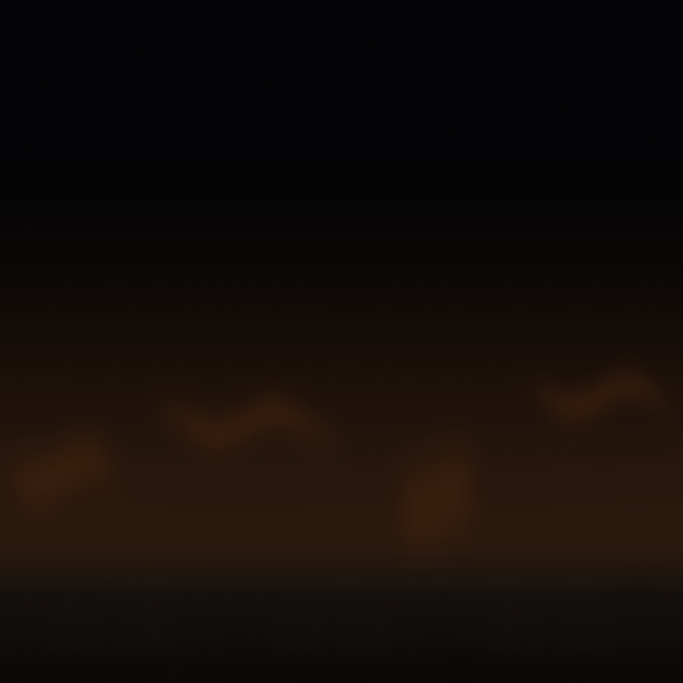
#> input picture pilots/map-rebuild-spike/archive-world-panorama-atlas.png, 2048 x 2048 px, given in place of plate-contract-hill-mine.png, which was not available (shown at 1/3 size)
$ python build_e2_verdict_boards.py
#> lines starting #> are read from the running program, lines starting #| are printed output that depends on the picture; pictures that were not available may be replaced by others from this repository, and a replacement may not be noted
"""Assemble owner boards for the complete authored E2 terrain family."""

from pathlib import Path

from PIL import Image, ImageDraw, ImageFont, ImageOps


ROOT = Path(__file__).resolve().parents[3]
ARTIFACTS = ROOT / "artifacts/map-rebuild-spike"
INK = (10, 9, 7)
GOLD = (224, 187, 92)

MAPS = [
    {
        "key": "hill-mine",
        "name": "THE HILL MINE",
        "mood": ROOT / "assets/raw/plate-contract-hill-mine.png",
        "moodLabel": "SHIPPED PAINTED HILL MINE PLATE",
        "truth": "5 build terraces | 3 rail routes | deep z=-5..5 | ford x=-4..4",
    },
    {
        "key": "trestle",
        "name": "THE TRESTLE",
        "mood": ROOT / "artifacts/e2-trestle/desktop-chrome-crossing.png",
        "moodLabel": "SHIPPED FLAT TRESTLE RUNTIME",
        "truth": "2 approach zones | north-south rail | deep z=-5..5 | ford x=-3..3",
    },
    {
        "key": "pressure-garden",
        "name": "THE PRESSURE GARDEN",
        "mood": ROOT / "artifacts/e2-pressure-garden/desktop-chrome-boilers-hot.png",
        "moodLabel": "SHIPPED FLAT PRESSURE GARDEN RUNTIME",
        "truth": "4 terraces | 3 boiler stakes | 3 coal seams | broad ford x=-6..6",
    },
    {
        "key": "incline",
        "name": "THE INCLINE",
        "mood": ARTIFACTS / "incline-shipped-flat-runtime.png",
        "moodLabel": "SHIPPED FLAT INCLINE RUNTIME",
        "truth": "4 yards/benches | 2 funicular rails | 2 fords x=-12,+12",
    },
]


def font(size):
    for candidate in (Path("/System/Library/Fonts/Supplemental/Arial.ttf"), Path("/System/Library/Fonts/Helvetica.ttc")):
        if candidate.is_file():
            return ImageFont.truetype(str(candidate), size)
    return ImageFont.load_default()


def fitted(path, size):
    with Image.open(path) as source:
        return ImageOps.fit(source.convert("RGB"), size, method=Image.Resampling.LANCZOS)


def centered(draw, bounds, label, size):
    x0, y0, x1, y1 = bounds
    text_font = font(size)
    box = draw.textbbox((0, 0), label, font=text_font)
    draw.text(((x0 + x1 - box[2] + box[0]) / 2, (y0 + y1 - box[3] + box[1]) / 2 - box[1]), label, font=text_font, fill=GOLD)


def two_column_board(output, title, subtitle, rows):
    canvas = Image.new("RGB", (1920, 108 + len(rows) * 576), INK)
    draw = ImageDraw.Draw(canvas)
    centered(draw, (0, 0, 1920, 54), title, 30)
    centered(draw, (0, 48, 1920, 92), subtitle, 17)
    y = 104
    for left_label, left_path, right_label, right_path in rows:
        centered(draw, (0, y, 960, y + 36), left_label, 19)
        centered(draw, (960, y, 1920, y + 36), right_label, 19)
        canvas.paste(fitted(left_path, (960, 540)), (0, y + 36))
        canvas.paste(fitted(right_path, (960, 540)), (960, y + 36))
        y += 576
    canvas.save(ARTIFACTS / output, optimize=True)


def three_column_board(output, title, subtitle, suffixes, labels):
    canvas = Image.new("RGB", (1920, 108 + len(MAPS) * 396), INK)
    draw = ImageDraw.Draw(canvas)
    centered(draw, (0, 0, 1920, 54), title, 30)
    centered(draw, (0, 48, 1920, 92), subtitle, 17)
    y = 104
    for entry in MAPS:
        for column, (suffix, label) in enumerate(zip(suffixes, labels)):
            x = column * 640
            centered(draw, (x, y, x + 640, y + 36), f"{entry['name']} — {label}", 17)
            canvas.paste(fitted(ARTIFACTS / f"{entry['key']}-{suffix}.png", (640, 360)), (x, y + 36))
        y += 396
    canvas.save(ARTIFACTS / output, optimize=True)


def build_mask_board():
    canvas = Image.new("RGB", (1920, 108 + len(MAPS) * 576), INK)
    draw = ImageDraw.Draw(canvas)
    centered(draw, (0, 0, 1920, 54), "E2 MASK AGREEMENT — FACTORY TABLES ARE THE AUTHORITY", 30)
    centered(draw, (0, 48, 1920, 92), "Teal = build zones | rust block = stake | rails and bank seam remain authored", 17)
    y = 104
    for entry in MAPS:
        centered(draw, (0, y, 1920, y + 36), f"{entry['name']} — {entry['truth']}", 19)
        canvas.paste(fitted(ARTIFACTS / f"{entry['key']}-mask-agreement.png", (1920, 540)), (0, y + 36))
        y += 576
    canvas.save(ARTIFACTS / "e2-mask-agreement-board.png", optimize=True)


def main():
    two_column_board(
        "e2-mood-ab.png",
        "E2 MOOD A/B — FIGHT, NEVER HOLIDAY",
        "Same-map source where it exists; Trestle honestly uses its shipped runtime because no dedicated plate exists",
        [
            (entry["moodLabel"], entry["mood"], f"SCULPTED RUN CAMERA — {entry['name']}", ARTIFACTS / f"{entry['key']}-run-camera.png")
            for entry in MAPS
        ],
    )
#> in fitted, source is the input picture: PIL image 2048x2048 RGBA; mean R, G, B, A 19.2, 12, 8.4, 255
#> in fitted, `return ImageOps.fit(source.convert("RGB"), size, method=Image.Resampli..`:
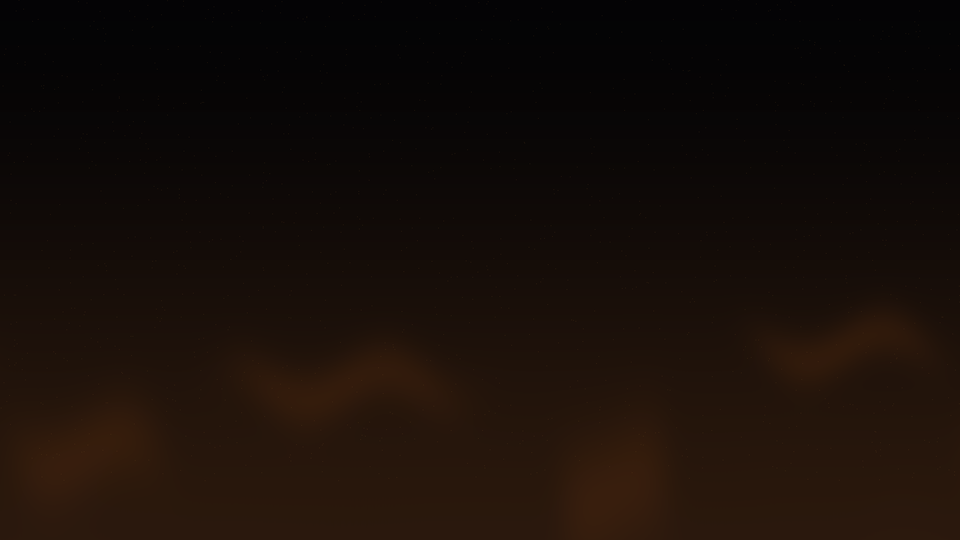
#> returned value: PIL image 960x540 RGB; mean R, G, B 23.3, 13.9, 8.6
#> in two_column_board, `canvas.paste(fitted(left_path, (960, 540)), (0, y + 36))`:
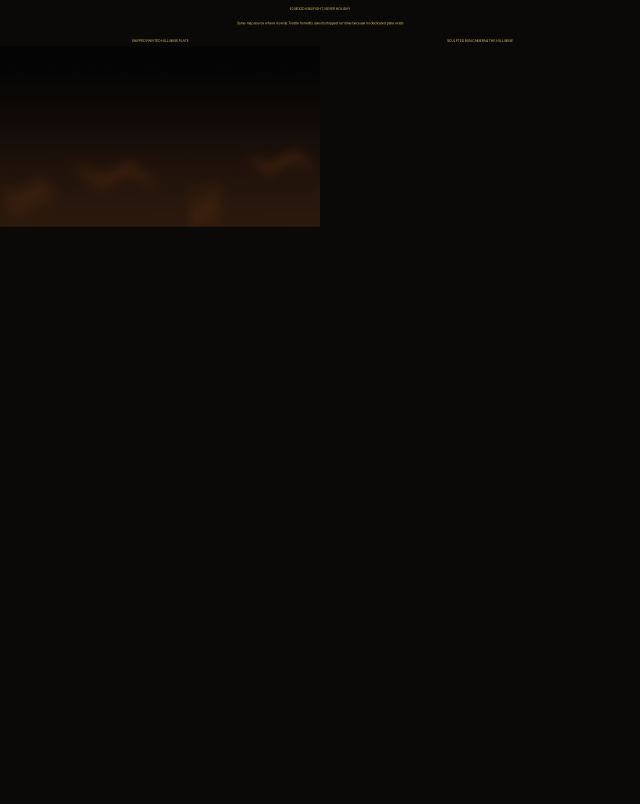
#> canvas: PIL image 1920x2412 RGB (shown at 1/3 size); mean R, G, B 11.6, 9.6, 7.2
#> call 2 of fitted, with size = (960, 540)
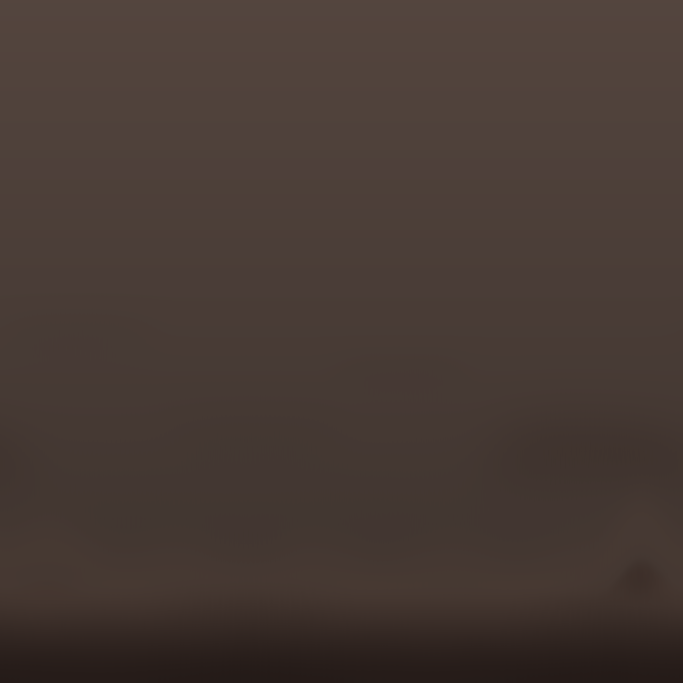
#> input picture pilots/map-rebuild-spike/baron-panorama-atlas.png, 2048 x 2048 px, given in place of hill-mine-run-camera.png, which was not available (shown at 1/3 size)
#> in fitted, source is the input picture: PIL image 2048x2048 RGBA; mean R, G, B, A 70.7, 57.9, 51.9, 255
#> in fitted (call 2), `return ImageOps.fit(source.convert("RGB"), size, method=Image.Resampli..`:
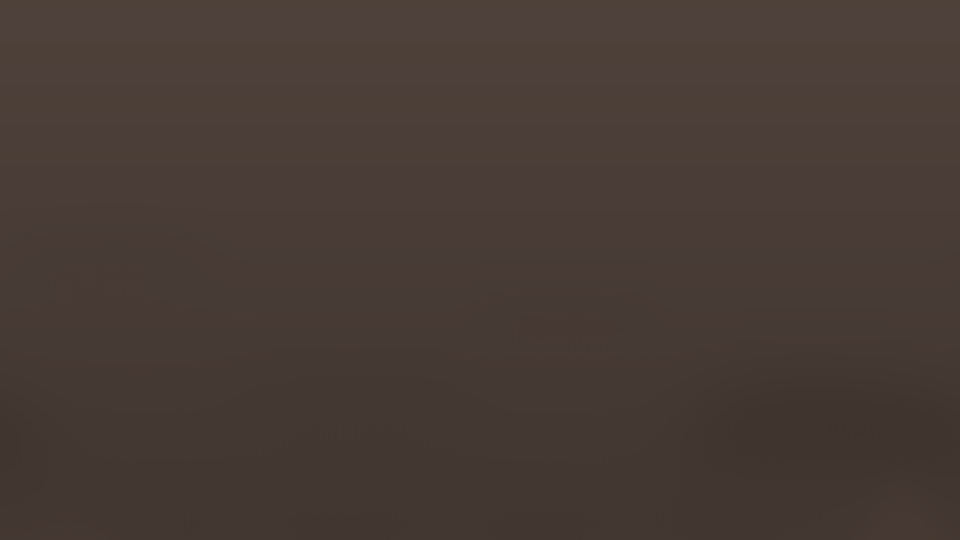
#> returned value: PIL image 960x540 RGB; mean R, G, B 71.7, 59.1, 53.1
#> in two_column_board, `canvas.paste(fitted(right_path, (960, 540)), (960, y + 36))`:
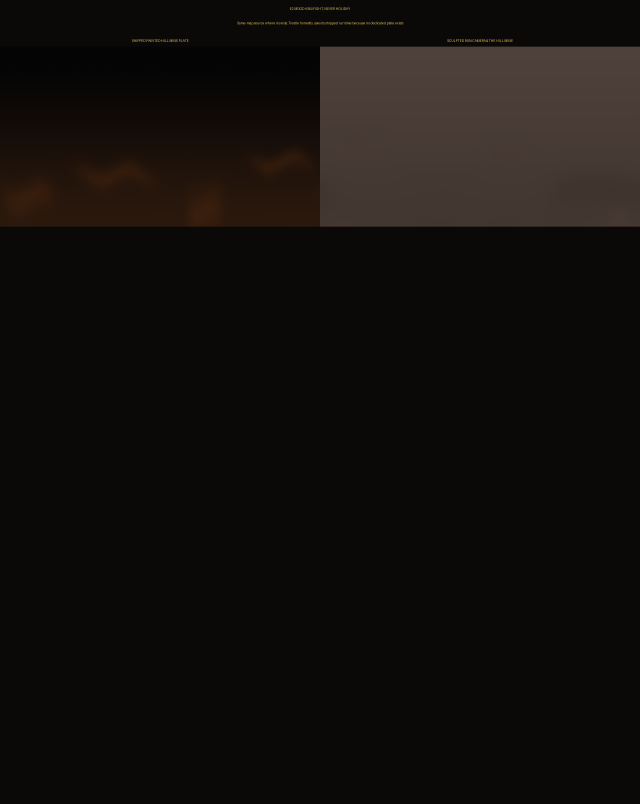
#> canvas: PIL image 1920x2412 RGB (shown at 1/3 size); mean R, G, B 18.5, 15.2, 12.4
    two_column_board(
        "e2-flat-vs-sculpted-ab.png",
        "E2 GEOMETRY A/B — IDENTICAL CAMERA AND MATERIAL",
        "Left is a zero-height copy; right is the authored render terrain",
        [
            (f"FLAT — {entry['name']}", ARTIFACTS / f"{entry['key']}-flat-tile-identical-camera.png", f"SCULPTED — {entry['name']}", ARTIFACTS / f"{entry['key']}-sculpted-tile-identical-camera.png")
            for entry in MAPS
        ],
    )
    three_column_board(
        "e2-owner-verdict.png",
        "E2 OWNER VERDICT — FOUR DISTINCT STEAMWORKS MAPS",
        "Real player camera | whole-tile composition | low sunset",
        ("run-camera", "overview", "low-sunset"),
        ("RUN", "OVERVIEW", "LOW SUNSET"),
    )
    three_column_board(
        "e2-panorama-mood-ab.png",
        "E2 PANORAMA V2 — MOUNTED SEPARATELY",
        "Before/mounted use identical terrain framing; every panorama is one render-only ring",
        ("panorama-before", "panorama-mounted", "panorama-horizon"),
        ("BEFORE", "MOUNTED", "CENTER HORIZON"),
    )
    two_column_board(
        "e2-panorama-distance-gate.png",
        "E2 CENTER-HORIZON GATE — DISTANCE, NEVER WALL OR CEILING",
        "Full 16:9 frames preserve the zenith and the terrain-to-haze join",
        [(entry["name"], ARTIFACTS / f"{entry['key']}-panorama-horizon.png", f"{entry['name']} — LOW SUNSET", ARTIFACTS / f"{entry['key']}-low-sunset.png") for entry in MAPS],
    )
    build_mask_board()


if __name__ == "__main__":
#> (the run stopped early here; a loop or call above may not have finished)
